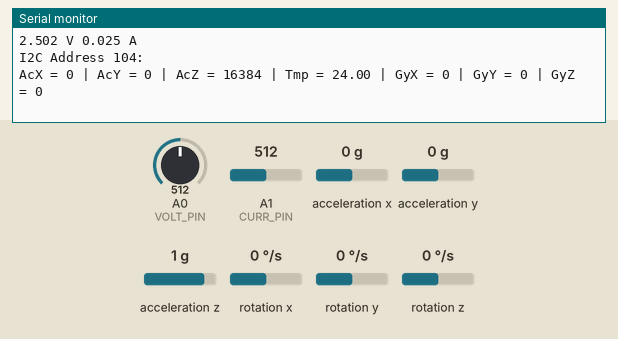
Simulated run of this sketch. Board: Arduino Uno, built with avr-gcc and run on an emulated ATmega328P. On the bench: the last lines printed to the serial monitor. Wiring (inferred from the names in the program): MPU-6050 motion sensor at I2C address 0x68; MPU-6050 motion sensor at I2C address 0x69. The test bench sets the inputs (shaded band); at power-on: acceleration x 0 g, A0 (VOLT_PIN) = 512, A1 (CURR_PIN) = 512, acceleration y 0 g, acceleration z 1 g, rotation x 0 °/s, rotation y 0 °/s, rotation z 0 °/s.

Above: at 1.2 s.
1.3 s: acceleration x set to -1.4 g
At 2.1 s:
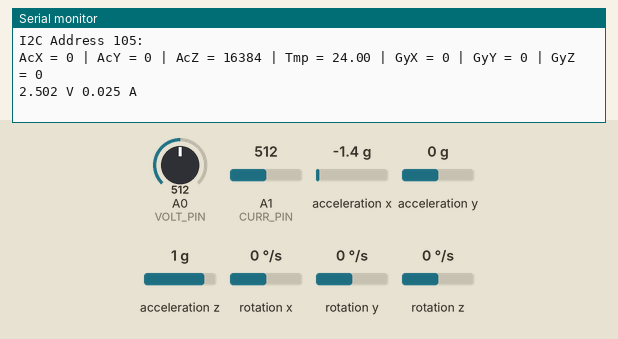
2.8 s: A0 (VOLT_PIN) set to 716
At 4.1 s:
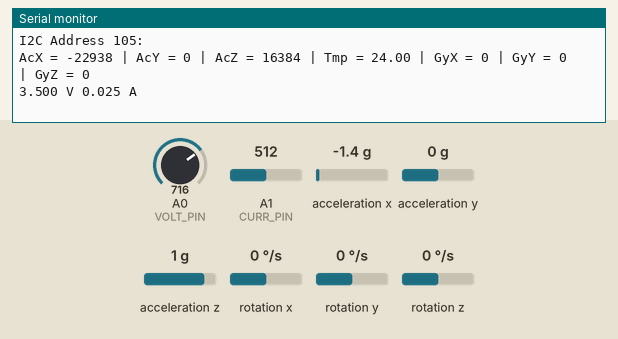
4.3 s: A1 (CURR_PIN) set to 716
At 5.6 s:
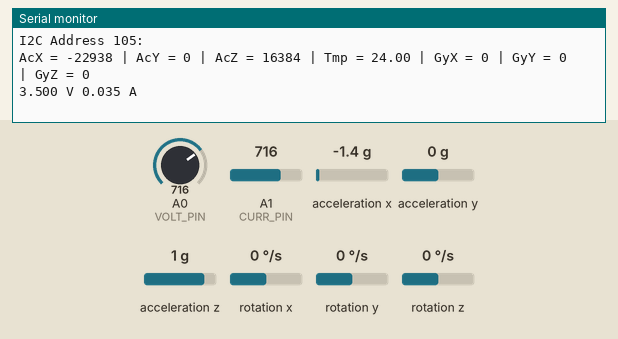
5.8 s: acceleration y set to -1.4 g
At 7.06 s:
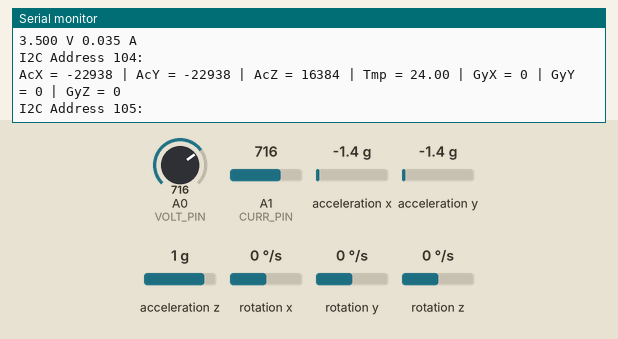
7.3 s: acceleration z set to -1.4 g
At 7.3 s:
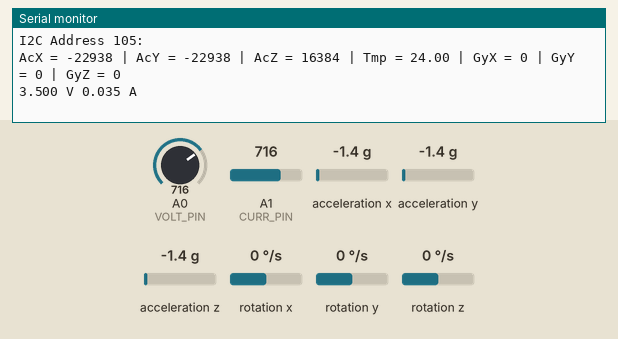
11.7 s: A0 (VOLT_PIN) set to 992
At 12.6 s:
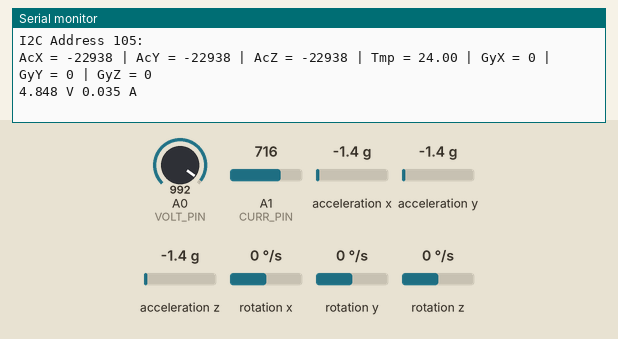
Timing chart, 0 to 14.2 s (numbered marks = the images above; inputs shaded):
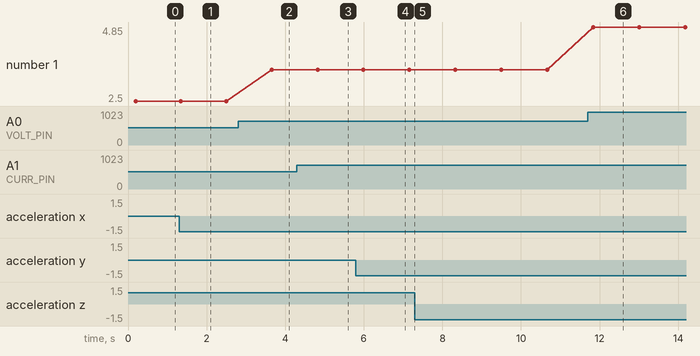

The sketch:

arduino_test_code_V2.ino
```cpp
// Arduino test code
// By Arduino User Tianze

#include<Wire.h>

// Constants
const int N = 2;
const int MPU_addr[N]={0x68, 0x69};  // I2C address of the first MPU-6050

const int VOLT_PIN = A0;    // VD output
const int CURR_PIN = A1;    // INA169 output
const int led = 12;         // test LED
const float RS = 10;        // Shunt resistor value (in ohms)
const int VOLTAGE_REF = 5;  // Reference voltage for analog read

// Global Variables
float voltSensorValue;   // Variable to store value from analog read VD
float currSensorValue;   // Variable to store value from analog read INA
float current;       // Calculated current value
float voltage;       // Calculated voltage value
int16_t AcX[N],AcY[N],AcZ[N],Tmp[N],GyX[N],GyY[N],GyZ[N];
int i;


void setup(){
  Wire.begin();

  for (i = 0; i < N; i++){
    Wire.beginTransmission(MPU_addr[i]);
    Wire.write(0x6B);  // PWR_MGMT_1 register
    Wire.write(0);     // set to zero (wakes up the MPU-6050)
    Wire.endTransmission(true);
  }

  Serial.begin(9600);
  //pinMode(led, OUTPUT);
}
void loop(){
  for (i = 0; i < N; i++){
    Wire.beginTransmission(MPU_addr[i]);
    Wire.write(0x3B);  // starting with register 0x3B (ACCEL_XOUT_H)
    Wire.endTransmission(false);
    Wire.requestFrom(MPU_addr[i],14,true);  // request a total of 14 registers
    AcX[i]=Wire.read()<<8|Wire.read();  // 0x3B (ACCEL_XOUT_H) & 0x3C (ACCEL_XOUT_L)
    AcY[i]=Wire.read()<<8|Wire.read();  // 0x3D (ACCEL_YOUT_H) & 0x3E (ACCEL_YOUT_L)
    AcZ[i]=Wire.read()<<8|Wire.read();  // 0x3F (ACCEL_ZOUT_H) & 0x40 (ACCEL_ZOUT_L)
    Tmp[i]=Wire.read()<<8|Wire.read();  // 0x41 (TEMP_OUT_H) & 0x42 (TEMP_OUT_L)
    GyX[i]=Wire.read()<<8|Wire.read();  // 0x43 (GYRO_XOUT_H) & 0x44 (GYRO_XOUT_L)
    GyY[i]=Wire.read()<<8|Wire.read();  // 0x45 (GYRO_YOUT_H) & 0x46 (GYRO_YOUT_L)
    GyZ[i]=Wire.read()<<8|Wire.read();  // 0x47 (GYRO_ZOUT_H) & 0x48 (GYRO_ZOUT_L)
    if (((AcX[i] == 0)&&(AcY[i] == 0)&&(AcZ[i] == 0))||((AcX[i] == -1)&&(AcY[i] == -1)&&(AcZ[i] == -1))){
//      if (AcX == 0) Serial.println("Connection Fault and recovering");
//      else Serial.println("Connection Fault, fix needed");
      Wire.end();
      Wire.begin();
      Wire.beginTransmission(MPU_addr[i]);
      Wire.write(0x6B);  // PWR_MGMT_1 register
      Wire.write(0);     // set to zero (wakes up the MPU-6050)
      Wire.endTransmission(true);
    }
    Serial.print("I2C Address ");Serial.print(MPU_addr[i]);Serial.print(":\n");
    Serial.print("AcX = "); Serial.print(AcX[i]);
    Serial.print(" | AcY = "); Serial.print(AcY[i]);
    Serial.print(" | AcZ = "); Serial.print(AcZ[i]);
    Serial.print(" | Tmp = "); Serial.print(Tmp[i]/340.00+36.53);  //equation for temperature in degrees C from datasheet
    Serial.print(" | GyX = "); Serial.print(GyX[i]);
    Serial.print(" | GyY = "); Serial.print(GyY[i]);
    Serial.print(" | GyZ = "); Serial.println(GyZ[i]);
  }

  // Read a value from the INA169 board
  voltSensorValue = analogRead(VOLT_PIN);
  currSensorValue = analogRead(CURR_PIN);

  // Remap the ADC value into a voltage number (5V reference)
  voltSensorValue = (voltSensorValue * VOLTAGE_REF) / 1023;
  currSensorValue = (currSensorValue * VOLTAGE_REF) / 1023;

  // Follow the equation given by the INA169 datasheet to
  // determine the current flowing through RS. Assume RL = 10k
  // Is = (Vout x 1k) / (RS x RL)
  current = currSensorValue / (10 * RS);

  // Output value (in amps) to the serial monitor to 3 decimal
  // places
  Serial.print(voltSensorValue, 3);
  Serial.print(" V ");
  Serial.print(current, 3);
  Serial.println(" A");

  Serial.print("\n");
  delay(1000);
}
```

Measured:
- after the input at 2.8 s, the serial monitor: prints a new line after 0.86 s (image 2)
- after the input at 4.3 s, the serial monitor: prints a new line after 0.52 s (image 3)
- after the input at 5.8 s, the serial monitor: prints a new line after 0.10 s (image 4)
- after the input at 11.7 s, the serial monitor: prints a new line after 0.14 s (image 6)
- plotted number 1: 2.5 → 3.5 after the input at 2.8 s, 3.5 → 4.85 after the input at 11.7 s
